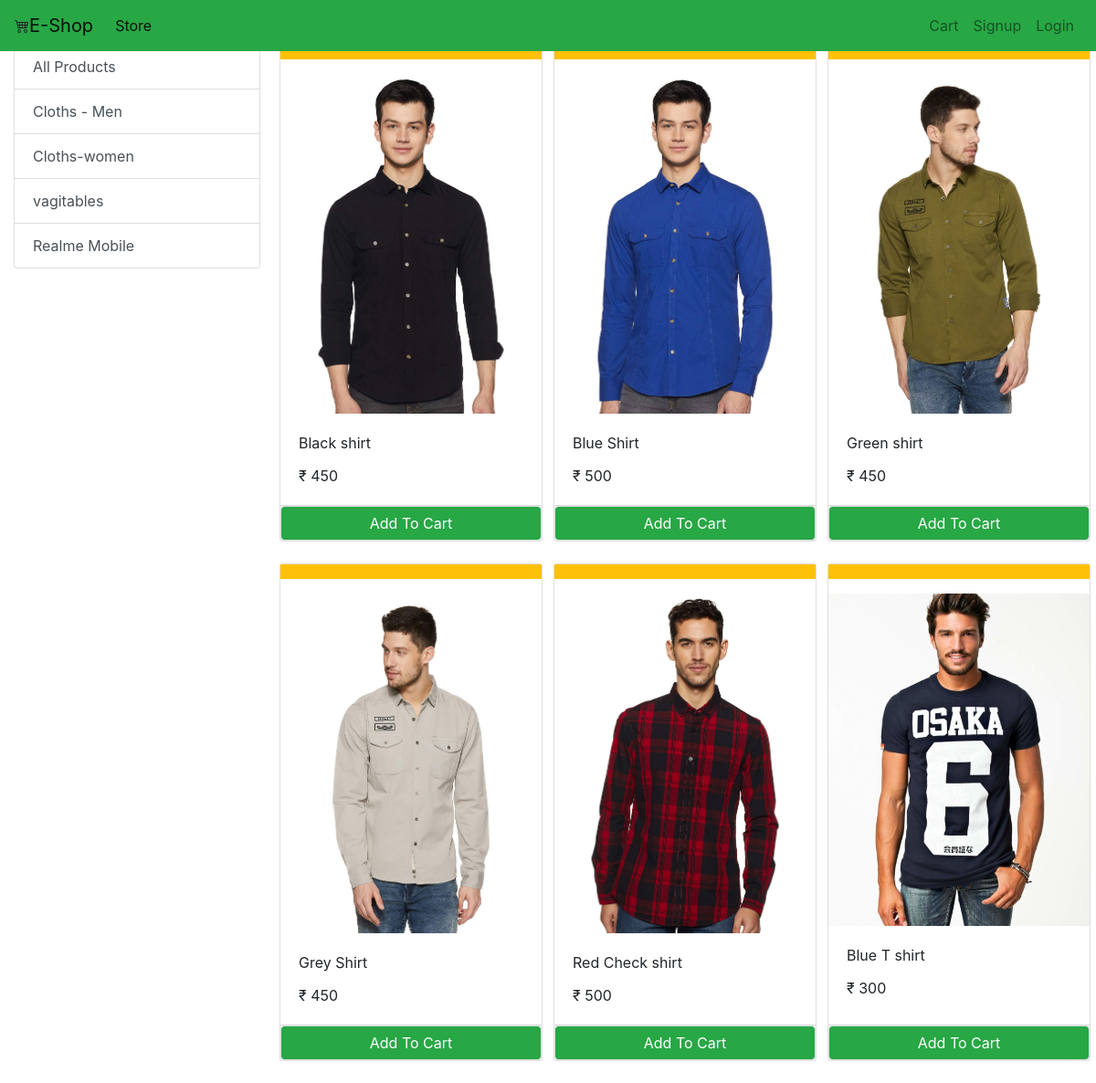
/?category=1, run on the app's committed database.
### store/models/category.py (models this page shows, shortened)
class Category(models.Model):
    name = models.CharField(max_length=20)
    @staticmethod
    def get_all_category():
        return Category.objects.all()

### store/models/product.py (models this page shows, shortened)
class Product(models.Model):
    name = models.CharField(max_length=50)
    price = models.IntegerField(default=0)
    category = models.ForeignKey(Category,on_delete=models.CASCADE,default=1)
    description = models.CharField(max_length=200,default='',null=True,blank=True)
    image = models.ImageField(upload_to='uploads/products/')
    @staticmethod
    def get_all_products_by_categoryid(category_id):
        if category_id:
            return Product.objects.filter(category = category_id)
        else:
            return Product.get_all_products()

### store/views.py (the view, shortened to what this page needs)
# urls.py: path('',views.index),
def index(request):
    cart = request.session.get('cart')
    if not cart:
        request.session['cart'] = {}
    product = None
    categories = Category.get_all_category()
    categoryID = request.GET.get('category')
    if categoryID:
        product = Product.get_all_products_by_categoryid(categoryID)
    else:
        product = Product.get_all_products()
    data = {}
    data['products'] = product
    data['categories'] = categories
    print('you are : ', request.session.get('email'))
    ''' take the product id in front end '''
    return render(request, 'index.html', data)

### store/templatetags/cart.py (called while the page is built)
@register.filter(name='is_in_cart')
def is_in_cart(product,cart):
    keys = cart.keys()
    for id in keys:
        try:
            if int(id) == product.id:
                return True
        except:
            pass
    return False

### store/templatetags/custom_filter.py (called while the page is built)
@register.filter(name='currency')
def currency(number):
    return "₹ "+str(number)

### templates/index.html (shortened to what this page needs)
{% extends 'base.html' %}
{% block body %}
{% load cart %}
{% load custom_filter %}
<div class="container-fluid">
    <div class="row mt-5">
        <div class="col-lg-3 mx-auto">
            <div class="list-group">
                <a href="/" class="list-group-item list-group-item-action ">All Products</a>
                {% for category in categories%}
                <a href="/?category={{category.id}}"
                   class="list-group-item list-group-item-action ">{{category.name}}</a>
                {% endfor %}
            </div>
        </div>
        <div id="products" class="col-lg-9 mx-auto">
            <div class="row" mx-auto>
                {% for product in products %}
                <div class="card mx-auto mb-4" id="{{product.id}}" style=" width: 18rem;">
                    <div class="shadow-none p-2 mb-3 bg-warning "></div>
                    <img src="{{ product.image.url }}" class="card-img-top" alt="Card image loding..">
                    <div class="card-body">
                        <p class="card-title">{{product.name}}</p>
                        <p class="card-text">{{product.price|currency}}</p>
                    </div>
                    <div class="card-footer p-0 no-gutters">
                        {% if product|is_in_cart:request.session.cart %}
                        <div class="row no-gutters">
                            <form action="/#{{product.id}}" method="post" class="col-2">
                                {% csrf_token %}
                                <input type="text" hidden name="product" value="{{product.id}}">
                                <input type="text" hidden name="remove" value="True">
                                <input type="submit" value=" - " class="btn btn-block btn-secondary">
                            </form>
                            <div class="text-center col ">{{ product | cart_quantity:request.session.cart }} in cart</div>
                            <form action="/#{{product.id}}" method="post" class="col-2">
                                {% csrf_token %}
                                <input type="text" hidden name="product" value="{{product.id}}">
                                <input type="submit" value=" + " class="btn btn-block btn-secondary">
                            </form>
                        </div>
                        {% else %}
                        <form action="/#{{product.id}}" method="post" class="btn-block">
                            <input type="submit" class="float-right btn btn-success
                                          border form-control" value="Add To Cart">
                        </form>
                        {% endif %}
                    </div>
                </div>
                {% endfor %}
            </div>
        </div>
    </div>
</div>
{% endblock %}

### data on the page
Category: name "Cloths - Men"
Category: name "Cloths-women"
Category: name "vagitables"
Category: name "Realme Mobile"
Product: image (picture), name "Black shirt", price "₹ 450"
Product: image (picture), name "Blue Shirt", price "₹ 500"
Product: image (picture), name "Green shirt", price "₹ 450"
Product: image (picture), name "Grey Shirt", price "₹ 450"
Product: image (picture), name "Red Check shirt", price "₹ 500"
Product: image (picture), name "Blue T shirt", price "₹ 300"
